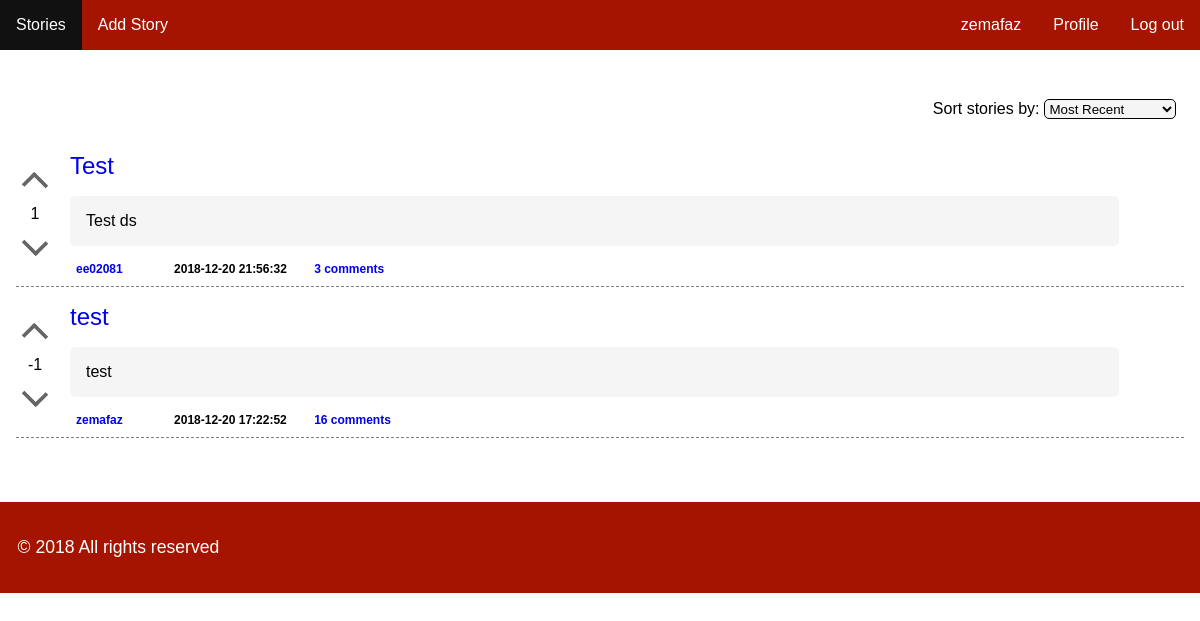
The app's page /pages/stories.php (signed in), older data.
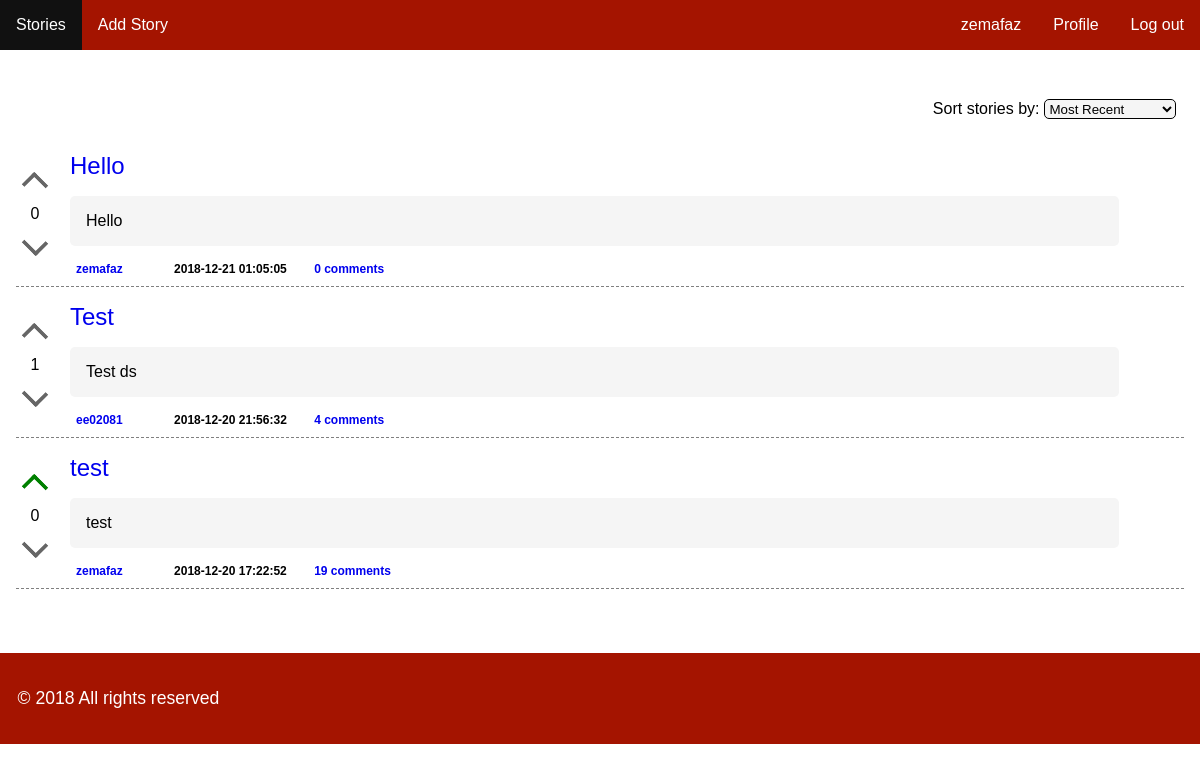
The same page, newer data.
### tables this page shows
CREATE TABLE story (    
    id INTEGER PRIMARY KEY AUTOINCREMENT NOT NULL,
    channel_id INTEGER,
    user_id INTEGER,
    title VARCHAR NOT NULL,
    description VARCHAR NOT NULL,
    date DATETIME NOT NULL,
    karma INTEGER,
        FOREIGN KEY (channel_id) REFERENCES channel(id),
        FOREIGN KEY (user_id) REFERENCES user(id)
);

### pages/stories.php (called while the page is built)
<?php
	include_once('../config/init.php');
	include_once('../templates/header.php');
	include_once('../database/story.php');
	if(isset($_SESSION['username'])) {
		include_once('../database/user.php');
		$currentUser = getCurrentUser();
	}
	if(isset($_GET['sort'])) {
		$stories = getAllStories($_GET['sort']);
		$sort = $_GET['sort'];
	} else
		$stories = getAllStories("recent");
	include_once('../templates/list_stories.php');
	include_once('../templates/footer.php');
?>

### database/story.php (called while the page is built, shortened)
<?php
	function getAllStories($sort) {
		global $conn;
		switch($sort){
			case "recent":
				$stmt = $conn->prepare("SELECT story.*, COUNT(comment.story_id)as nrComm,  user.username as usrname FROM story left join comment on story.id=comment.story_id left join user on story.user_id=user.id group by story.id ORDER BY `date` DESC");
				break;
		}
		$stmt->execute();
		return $stmt->fetchAll();
	}
	function hasUserAlreadyUpvotedStory($user_id, $story_id)
	{
		global $conn;
		$stmt = $conn->prepare('SELECT * FROM voteStory WHERE user_id = ? AND story_id = ? AND up_down = 1');
		$stmt->execute(array($user_id, $story_id));
		return $stmt->fetchAll();
	}
	function hasUserAlreadyDownvotedStory($user_id, $story_id)
	{
		global $conn;
		$stmt = $conn->prepare('SELECT * FROM voteStory WHERE user_id = ? AND story_id = ? AND up_down = -1');
		$stmt->execute(array($user_id, $story_id));
		return $stmt->fetchAll();
	}
?>

### database/user.php (called while the page is built, shortened)
<?php
  function getCurrentUser()
  {
    global $conn;
    $access=$conn->prepare('SELECT * FROM user WHERE username=?');
    $access->execute(array($_SESSION['username']));
    $currentUser=$access->fetch();
    return $currentUser;
  }
?>

### templates/list_stories.php (the view, shortened to what this page needs)
<section id="stories">
	<form action="../actions/action_sort.php" method="POST" id='sort'>
		<div class="form-group">
		        <label for="sorting">Sort stories by: </label>
		        <select id="sorting" name="sort">
		            <option value="recent" <?php echo ( isset($sort) && $sort == 'recent' ? 'selected' : ''); ?>>Most Recent</option>
		        </select>
				</div>
		</form>
	<?php foreach ($stories as $key => $story) { ?>
		<article id = 'story-holder-<?php echo $story['id'] ?>' class="story">
			<div id = 'vote'>
				<a href="#story-holder-<?php echo $story['id'] ?>" onclick="upvoteStory('<?php echo $story["id"] ?>')" class="vote upvote <?php echo ( isset($currentUser) && hasUserAlreadyUpvotedStory($currentUser['id'], $story['id']) ? 'voted' : '' ) ?>">
					<div class="arrow-up"></div>
				</a>
				<div class="karma">
					<?php echo( is_null($story['karma']) ? '0' : $story['karma'] ); ?>
				</div>
				<a href="#story-holder-<?php echo $story['id'] ?>" onclick="downvoteStory('<?php echo $story["id"] ?>')" class="vote downvote <?php echo ( isset($currentUser) && hasUserAlreadyDownvotedStory($currentUser['id'], $story['id']) ? 'voted' : '' ) ?>">
					<div class="arrow-down"></div>
				</a>
			</div>
			<div id = 'listStory'>
				<div class = 'listStory-title'>
						<a href="../pages/story.php?id=<?php echo $story['id']; ?>">
							<?php echo $story['title']; ?>
						</a>
				</div>
				<div class="listStory-description">
					<?php echo $story['description']; ?>
				</div>
				<div class = 'listStory-footer'>
					<a class="author" href="../pages/profile.php?profile=<?php echo $story['usrname']; ?>"><?php echo $story['usrname']; ?></a>
					<span class="tags">
					</span>
					<span class="date">
						<?php echo $story['date']; ?>
					</span>
					<a class="comments" href="../pages/story.php?id=<?php echo $story['id']; ?>"><?php echo $story['nrComm']; ?> comments</a>
				</div>
			</div>
		</article>
		<?php } ?>
</section>

Row changes from the older to the newer data that the page shows:
added story: karma "0", title "Hello", description "Hello", usrname "zemafaz", date "2018-12-21 01:05:05", nrComm "0"
computed for story "Test": nrComm "3" → "4"
changed story "test": karma "-1" → "0"; nrComm "16" → "19"
